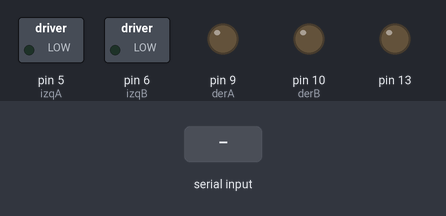
The sketch below on a simulated Arduino Uno, built with avr-gcc and run on an emulated ATmega328P. Shown: switched loads named in the sketch (green lamp = pin HIGH), output pins drawn as LEDs (lit = HIGH). The test bench sets the inputs (shaded band). The modem accepts every AT command (registered, SIM ready, sends succeed) and sends nothing else.

Above: at 1.2 s.
1.3 s: "1" received over the second serial link
At 1.7 s:
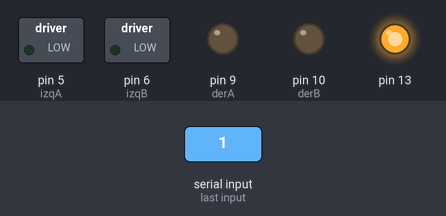
2.8 s: "a" received over the second serial link
At 4.0 s:
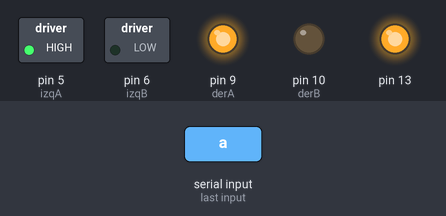
4.3 s: "2" received over the second serial link
At 5.2 s:
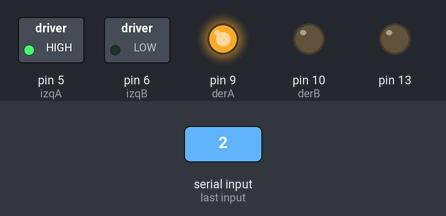
5.8 s: "b" received over the second serial link
At 6.4 s:
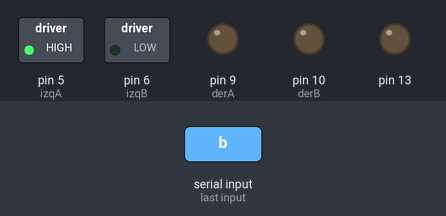
7.3 s: "d" received over the second serial link
At 8.5 s:
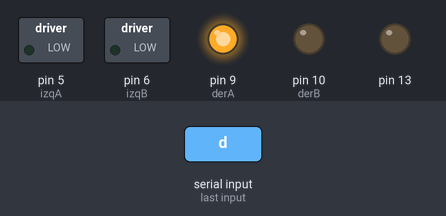
8.8 s: "e" received over the second serial link
At 9.8 s:
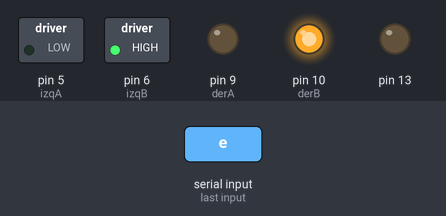
Timing chart, 0 to 11.3 s (numbered marks = the images above; inputs shaded):
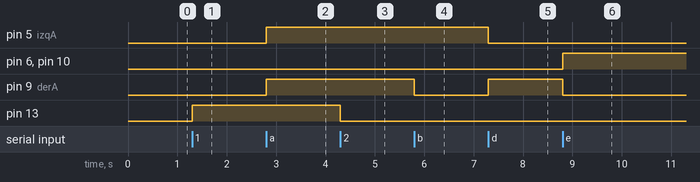

The sketch:

nibblecar_v2.ino
```cpp
/*
NIBBLECAR Bluetooth
Dibujo de las conexiones en www.moviolab.es
Proyecto realizado por J.R alías @FenixBinario

ARDUINO   L293D(Puente H)
  5          10
  6          15
  9          7
  10         2
  5V         1, 9, 16
  GND        4, 5, 12, 13

  El motor 1 y 3 se conecta a los pines 3 y 6 del Puente H
  El motor 2 y  4 se conecta a los pines 11 y 14 del Puente H

  La fuente de alimentacion de los Motores se conecta a tierra y
  el positivo al pin 8 del puennte H.

Conexion del Modulo Bluetooth HC-06 y el Arduino
ARDUINO    Bluetooth HC-06
 0 (RX)       TX
 1 (TX)       RX
 5V           VCC
 GND          GND
!!ADVERTENCIA!! Las conexiones de TX y RX al modulo Bluetooth deben estar desconectadas
en el momento que se realiza la carga del codigo (Sketch) al Arduino.
*/

#include <SoftwareSerial.h>

SoftwareSerial BT(4, 2);
// crear un "virtual" serial port/UART
// connectar BT módulo TX a D9
// connectar BT módulo RX a D3
// connectar BT Vcc a 5V, GND a GND
int izqA = 5;
int izqB = 6;
int derA = 9;
int derB = 10;
int vel = 255;

void setup()
{
  // control de pines
  pinMode(13, OUTPUT);
  pinMode(derA, OUTPUT);
  pinMode(derB, OUTPUT);
  pinMode(izqA, OUTPUT);
  pinMode(izqB, OUTPUT);

  // baulios del puerto serie
  BT.begin(9600);

  // Enviar mensaje por bluetooth
  BT.println("NIBBLECAR esta conectado");
}

char a; // lee el bluetooth el caracter y almacena el dato(carácter)

void loop()
{
  if (BT.available())
  // si hay información desde el bluetooth
  {
    a=(BT.read()); //utilizamos el pin 13 para activar el led y asegurarnos que realmente tenemos comunicación
    if (a=='1')
    {
      digitalWrite(13, HIGH);
      BT.println("LED on");
    }
    if (a=='2')
    {
      digitalWrite(13, LOW);
      BT.println("LED off");
    }
    if (a=='a')
    {
      analogWrite(derB, 0);
      analogWrite(izqB, 0);
      analogWrite(derA, vel);
      analogWrite(izqA, vel);
      BT.println("Adelante");
    }
    if (a=='b')
    {
      analogWrite(derB, 0);
      analogWrite(izqB, 0);
      analogWrite(derA, 0);
      analogWrite(izqA, vel);
      BT.println("Izquierda");
    }
    if (a=='c')
    {
      analogWrite(derB, 0);
      analogWrite(izqB, 0);
      analogWrite(derA, 0);
      analogWrite(izqA, 0);
      BT.println("Boton Parar");
    }
    if (a=='d')
    {
       analogWrite(derB, 0);
       analogWrite(izqB, 0);
       analogWrite(izqA, 0);
       analogWrite(derA, vel);
      BT.println("Derecha");
    }
    if (a=='e')
    {
       analogWrite(derA, 0);
       analogWrite(izqA, 0);
       analogWrite(derB, vel);
       analogWrite(izqB, vel);
      BT.println("Atrás");
    }
    if (a=='?')
    {
      BT.println("Send '1' to turn LED on");
      BT.println("Send '2' to turn LED on");
    }
    // podemos seguir añadiendo "if" y aumentar las habilidades de nuestro NIBBLECAR
  }
}
```

Measured:
- after the input at 1.3 s, pin 13: LOW → HIGH at once
- after the input at 2.8 s, pin 5 (izqA), pin 9 (derA): LOW → HIGH at once
- after the input at 4.3 s, pin 13: HIGH → LOW at once
- after the input at 5.8 s, pin 9 (derA): HIGH → LOW at once
- after the input at 7.3 s, pin 5 (izqA): HIGH → LOW at once; pin 9 (derA): LOW → HIGH at once
- after the input at 8.8 s, pin 6 (izqB), pin 10 (derB): LOW → HIGH at once; pin 9 (derA): HIGH → LOW at once
